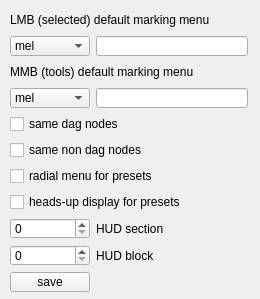
<?xml version="1.0" encoding="UTF-8"?>
<ui version="4.0">
 <class>Form</class>
 <widget class="QWidget" name="Form">
  <property name="geometry">
   <rect>
    <x>0</x>
    <y>0</y>
    <width>260</width>
    <height>299</height>
   </rect>
  </property>
  <property name="windowTitle">
   <string>Form</string>
  </property>
  <widget class="QWidget" name="layoutWidget">
   <property name="geometry">
    <rect>
     <x>10</x>
     <y>10</y>
     <width>238</width>
     <height>282</height>
    </rect>
   </property>
   <layout class="QGridLayout" name="gridLayout">
    <item row="0" column="0" colspan="2">
     <widget class="QLabel" name="label_4">
      <property name="minimumSize">
       <size>
        <width>0</width>
        <height>20</height>
       </size>
      </property>
      <property name="text">
       <string>LMB (selected) default marking menu</string>
      </property>
     </widget>
    </item>
    <item row="1" column="0">
     <widget class="QComboBox" name="cmb_lmb">
      <property name="minimumSize">
       <size>
        <width>0</width>
        <height>20</height>
       </size>
      </property>
      <item>
       <property name="text">
        <string>mel</string>
       </property>
      </item>
      <item>
       <property name="text">
        <string>python</string>
       </property>
      </item>
     </widget>
    </item>
    <item row="1" column="1">
     <widget class="QLineEdit" name="line_lmb">
      <property name="minimumSize">
       <size>
        <width>0</width>
        <height>20</height>
       </size>
      </property>
     </widget>
    </item>
    <item row="2" column="0" colspan="2">
     <widget class="QLabel" name="label_3">
      <property name="minimumSize">
       <size>
        <width>0</width>
        <height>20</height>
       </size>
      </property>
      <property name="text">
       <string>MMB (tools) default marking menu</string>
      </property>
     </widget>
    </item>
    <item row="3" column="0">
     <widget class="QComboBox" name="cmb_mmb">
      <property name="minimumSize">
       <size>
        <width>0</width>
        <height>20</height>
       </size>
      </property>
      <item>
       <property name="text">
        <string>mel</string>
       </property>
      </item>
      <item>
       <property name="text">
        <string>python</string>
       </property>
      </item>
     </widget>
    </item>
    <item row="3" column="1">
     <widget class="QLineEdit" name="line_mmb">
      <property name="minimumSize">
       <size>
        <width>0</width>
        <height>20</height>
       </size>
      </property>
     </widget>
    </item>
    <item row="4" column="0" colspan="2">
     <widget class="QCheckBox" name="chb_dag">
      <property name="minimumSize">
       <size>
        <width>0</width>
        <height>20</height>
       </size>
      </property>
      <property name="text">
       <string>same dag nodes</string>
      </property>
     </widget>
    </item>
    <item row="5" column="0" colspan="2">
     <widget class="QCheckBox" name="chb_non_dag">
      <property name="minimumSize">
       <size>
        <width>0</width>
        <height>20</height>
       </size>
      </property>
      <property name="text">
       <string>same non dag nodes</string>
      </property>
     </widget>
    </item>
    <item row="6" column="0" colspan="2">
     <widget class="QCheckBox" name="chb_radial">
      <property name="minimumSize">
       <size>
        <width>0</width>
        <height>20</height>
       </size>
      </property>
      <property name="text">
       <string>radial menu for presets</string>
      </property>
     </widget>
    </item>
    <item row="7" column="0" colspan="2">
     <widget class="QCheckBox" name="chb_hud">
      <property name="minimumSize">
       <size>
        <width>0</width>
        <height>20</height>
       </size>
      </property>
      <property name="text">
       <string>heads-up display for presets</string>
      </property>
     </widget>
    </item>
    <item row="8" column="0">
     <widget class="QSpinBox" name="spin_hud_s">
      <property name="minimumSize">
       <size>
        <width>0</width>
        <height>20</height>
       </size>
      </property>
      <property name="maximum">
       <number>9</number>
      </property>
     </widget>
    </item>
    <item row="8" column="1">
     <widget class="QLabel" name="label">
      <property name="minimumSize">
       <size>
        <width>0</width>
        <height>20</height>
       </size>
      </property>
      <property name="text">
       <string>HUD section</string>
      </property>
     </widget>
    </item>
    <item row="9" column="0">
     <widget class="QSpinBox" name="spin_hud_b">
      <property name="minimumSize">
       <size>
        <width>0</width>
        <height>20</height>
       </size>
      </property>
      <property name="maximum">
       <number>9</number>
      </property>
     </widget>
    </item>
    <item row="9" column="1">
     <widget class="QLabel" name="label_2">
      <property name="minimumSize">
       <size>
        <width>0</width>
        <height>20</height>
       </size>
      </property>
      <property name="text">
       <string>HUD block</string>
      </property>
     </widget>
    </item>
    <item row="10" column="0">
     <widget class="QPushButton" name="btn_save">
      <property name="minimumSize">
       <size>
        <width>0</width>
        <height>20</height>
       </size>
      </property>
      <property name="text">
       <string>save</string>
      </property>
     </widget>
    </item>
   </layout>
  </widget>
 </widget>
 <resources/>
 <connections/>
</ui>
